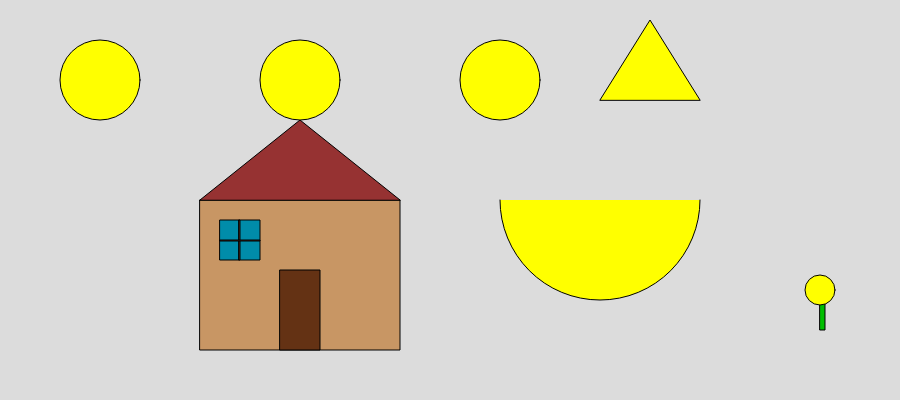
Frame 1 (no input)
Frame 60 (no input): identical to frame 1, image omitted
Frame 120 (the mouse pressed at the canvas centre since frame 60): identical to frame 1, image omitted

The p5.js sketch that drew this single still picture (run headless with seeded random() and noise() and a simulated clock; from frame 60 on, the mouse is pressed at the canvas centre):

// p5.js sketch
// ── sketch.js

function setup() {
  createCanvas(900, 400);

}

function draw() {
  background(220);

  fill(200,150,100);
  rect(200,200,200,150);

  fill(150,50,50);
  triangle(200,200,300,120,400,200);

  fill(100,50,20);
  rect(280,270,40,80);

  fill(255,200,0);

  fill(0,140,170);
  square(220,220,40)

  fill(101, 50, 28);
  rect(239,220,1,40)
  rect(220,240,40,1)

  fill(255,255,0);
  circle(500,80,80);
  circle(300,80,80);
  circle(100,80,80);
  triangle(600,100,650,20,700,100);

  arc(600,200,200,200,0,PI)

  fill(0, 190, 0);
  rect(820,300,5,30)

  fill(255,255,0);
  circle(820,290,30);
}
